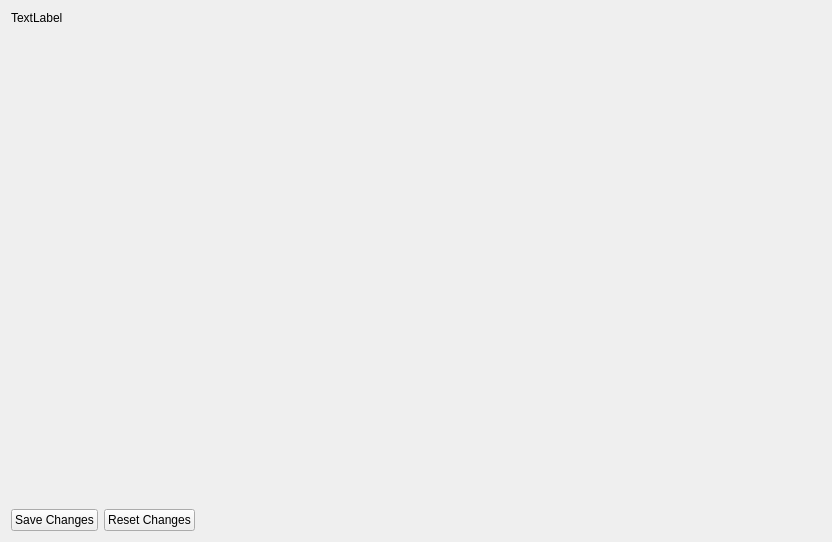
<?xml version="1.0" encoding="UTF-8"?>
<ui version="4.0">
 <class>RawDataView</class>
 <widget class="QWidget" name="RawDataView">
  <property name="geometry">
   <rect>
    <x>0</x>
    <y>0</y>
    <width>832</width>
    <height>542</height>
   </rect>
  </property>
  <property name="windowTitle">
   <string>Form</string>
  </property>
  <layout class="QVBoxLayout" name="verticalLayout_2">
   <item>
    <layout class="QVBoxLayout" name="verticalLayout" stretch="0,1,0">
     <item>
      <widget class="QLabel" name="locationIdLabel">
       <property name="text">
        <string>TextLabel</string>
       </property>
      </widget>
     </item>
     <item>
      <widget class="QHexEdit" name="hexEditor" native="true"/>
     </item>
     <item>
      <layout class="QHBoxLayout" name="horizontalLayout">
       <item>
        <widget class="QPushButton" name="saveChangesButton">
         <property name="text">
          <string>Save Changes</string>
         </property>
        </widget>
       </item>
       <item>
        <widget class="QPushButton" name="resetChangesButton">
         <property name="text">
          <string>Reset Changes</string>
         </property>
        </widget>
       </item>
       <item>
        <spacer name="horizontalSpacer">
         <property name="orientation">
          <enum>Qt::Horizontal</enum>
         </property>
         <property name="sizeHint" stdset="0">
          <size>
           <width>40</width>
           <height>20</height>
          </size>
         </property>
        </spacer>
       </item>
      </layout>
     </item>
    </layout>
   </item>
  </layout>
 </widget>
 <customwidgets>
  <customwidget>
   <class>QHexEdit</class>
   <extends>QWidget</extends>
   <header>qhexedit.h</header>
   <container>1</container>
  </customwidget>
 </customwidgets>
 <resources/>
 <connections/>
</ui>
